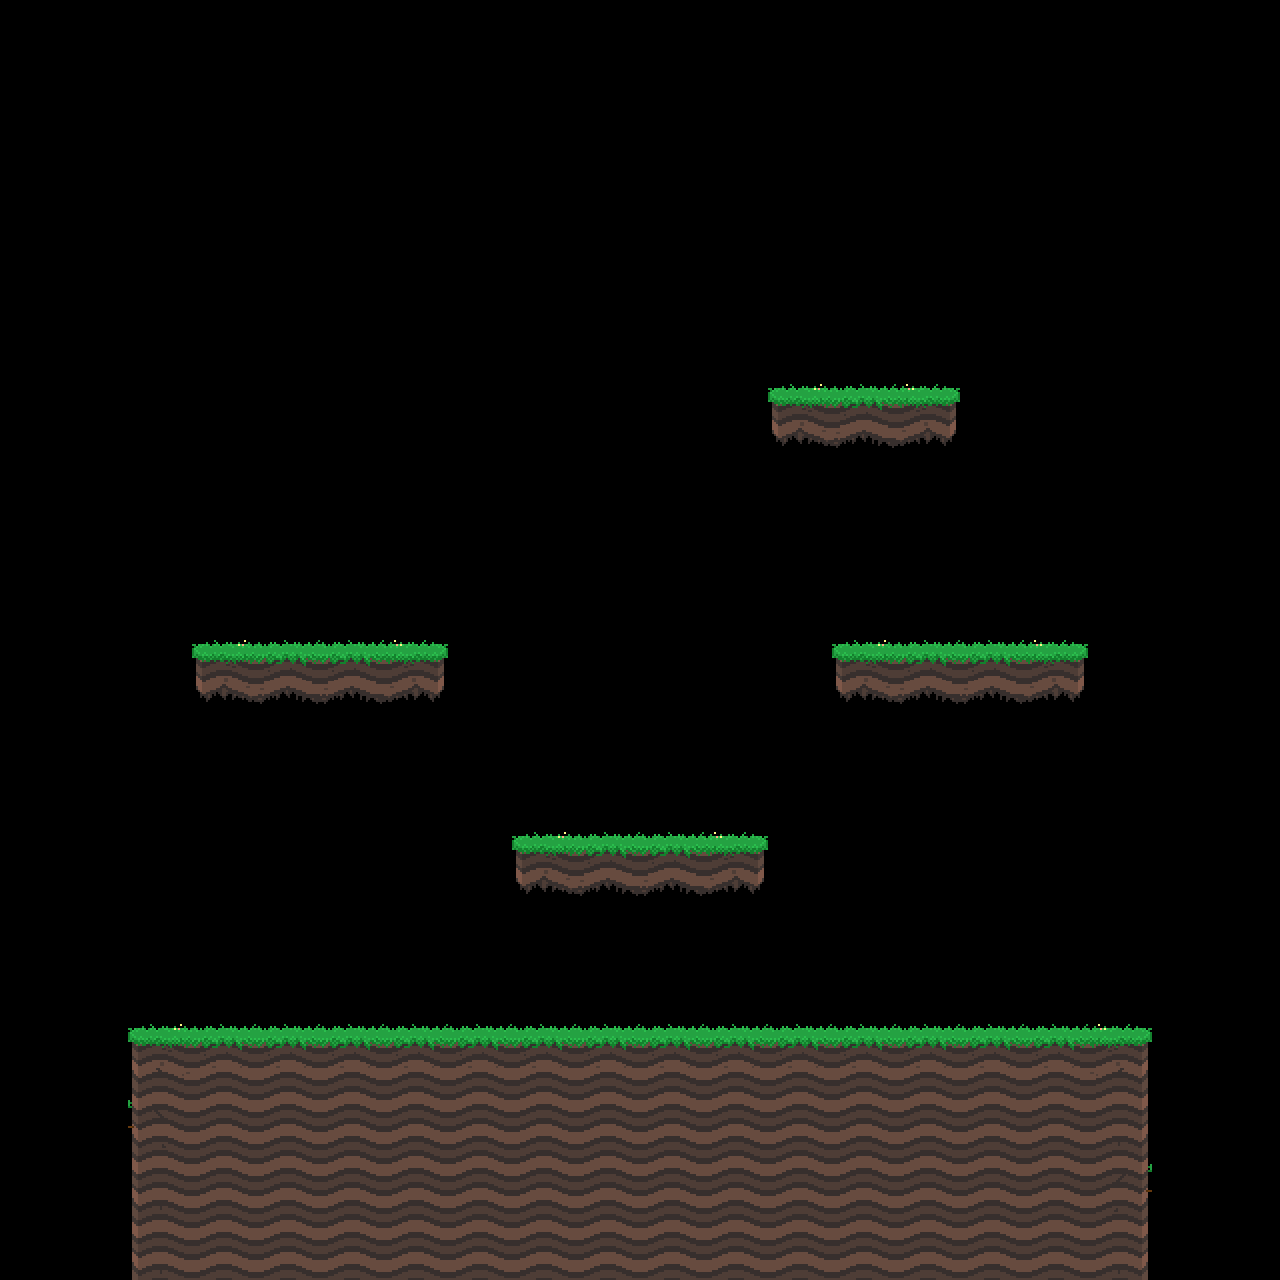

Below is a game level as drawn by its tile map, then a one-line description and the .tmx file that defines it, in full:
An orthogonal 20x20 tile map with 64x64 px tiles, 1 tile layer (Tile Layer 1).

<map version="1.0" orientation="orthogonal" renderorder="right-down" width="20" height="20" tilewidth="64" tileheight="64" nextobjectid="1">
 <tileset firstgid="1" name="tiles_demo" tilewidth="64" tileheight="64" tilecount="32" columns="8">
  <image source="tiles_demo.png" width="512" height="256" />
 </tileset>
 <layer name="Tile Layer 1" width="20" height="20">
  <data encoding="csv">
0,0,0,0,0,0,0,0,0,0,0,0,0,0,0,0,0,0,0,0,
0,0,0,0,0,0,0,0,0,0,0,0,0,0,0,0,0,0,0,0,
0,0,0,0,0,0,0,0,0,0,0,0,0,0,0,0,0,0,0,0,
0,0,0,0,0,0,0,0,0,0,0,0,0,0,0,0,0,0,0,0,
0,0,0,0,0,0,0,0,0,0,0,0,0,0,0,0,0,0,0,0,
0,0,0,0,0,0,0,0,0,0,0,0,0,0,0,0,0,0,0,0,
0,0,0,0,0,0,0,0,0,0,0,0,2147483652,3,4,0,0,0,0,0,
0,0,0,0,0,0,0,0,0,0,0,0,0,0,0,0,0,0,0,0,
0,0,0,0,0,0,0,0,0,0,0,0,0,0,0,0,0,0,0,0,
0,0,0,0,0,0,0,0,0,0,0,0,0,0,0,0,0,0,0,0,
0,0,0,2147483652,3,3,4,0,0,0,0,0,0,2147483652,3,3,4,0,0,0,
0,0,0,0,0,0,0,0,0,0,0,0,0,0,0,0,0,0,0,0,
0,0,0,0,0,0,0,0,0,0,0,0,0,0,0,0,0,0,0,0,
0,0,0,0,0,0,0,0,2147483652,3,3,4,0,0,0,0,0,0,0,0,
0,0,0,0,0,0,0,0,0,0,0,0,0,0,0,0,0,0,0,0,
0,0,0,0,0,0,0,0,0,0,0,0,0,0,0,0,0,0,0,0,
0,0,2147483650,1,1,1,1,1,1,1,1,1,1,1,1,1,1,2,0,0,
0,0,2147483670,9,9,9,9,9,9,9,9,9,9,9,9,9,9,10,0,0,
0,0,2147483658,9,9,9,9,9,9,9,9,9,9,9,9,9,9,22,0,0,
0,0,2147483658,9,9,9,9,9,9,9,9,9,9,9,9,9,9,10,0,0
</data>
 </layer>
</map>
